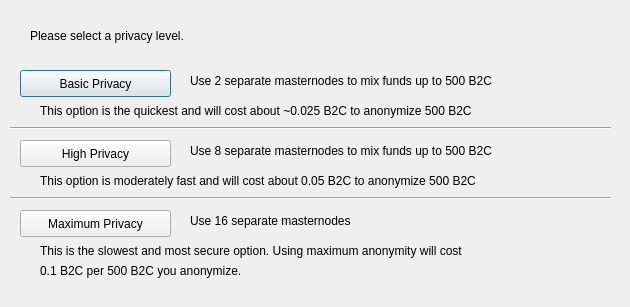
<?xml version="1.0" encoding="UTF-8"?>
<ui version="4.0">
 <class>ObfuscationConfig</class>
 <widget class="QDialog" name="ObfuscationConfig">
  <property name="geometry">
   <rect>
    <x>0</x>
    <y>0</y>
    <width>630</width>
    <height>307</height>
   </rect>
  </property>
  <property name="windowTitle">
   <string>Configure Obfuscation</string>
  </property>
  <widget class="QPushButton" name="buttonBasic">
   <property name="geometry">
    <rect>
     <x>20</x>
     <y>70</y>
     <width>151</width>
     <height>27</height>
    </rect>
   </property>
   <property name="text">
    <string>Basic Privacy</string>
   </property>
  </widget>
  <widget class="QPushButton" name="buttonHigh">
   <property name="geometry">
    <rect>
     <x>20</x>
     <y>140</y>
     <width>151</width>
     <height>27</height>
    </rect>
   </property>
   <property name="text">
    <string>High Privacy</string>
   </property>
  </widget>
  <widget class="QPushButton" name="buttonMax">
   <property name="geometry">
    <rect>
     <x>20</x>
     <y>210</y>
     <width>151</width>
     <height>27</height>
    </rect>
   </property>
   <property name="text">
    <string>Maximum Privacy</string>
   </property>
  </widget>
  <widget class="QLabel" name="label">
   <property name="geometry">
    <rect>
     <x>30</x>
     <y>20</y>
     <width>571</width>
     <height>31</height>
    </rect>
   </property>
   <property name="text">
    <string>Please select a privacy level.</string>
   </property>
  </widget>
  <widget class="QLabel" name="label_2">
   <property name="geometry">
    <rect>
     <x>190</x>
     <y>70</y>
     <width>421</width>
     <height>21</height>
    </rect>
   </property>
   <property name="text">
    <string>Use 2 separate masternodes to mix funds up to 500 B2C</string>
   </property>
  </widget>
  <widget class="QLabel" name="label_3">
   <property name="geometry">
    <rect>
     <x>190</x>
     <y>140</y>
     <width>411</width>
     <height>21</height>
    </rect>
   </property>
   <property name="text">
    <string>Use 8 separate masternodes to mix funds up to 500 B2C</string>
   </property>
  </widget>
  <widget class="QLabel" name="label_4">
   <property name="geometry">
    <rect>
     <x>190</x>
     <y>210</y>
     <width>421</width>
     <height>21</height>
    </rect>
   </property>
   <property name="text">
    <string>Use 16 separate masternodes</string>
   </property>
  </widget>
  <widget class="QLabel" name="label_6">
   <property name="geometry">
    <rect>
     <x>40</x>
     <y>100</y>
     <width>561</width>
     <height>21</height>
    </rect>
   </property>
   <property name="text">
    <string>This option is the quickest and will cost about ~0.025 B2C to anonymize 500 B2C</string>
   </property>
  </widget>
  <widget class="QLabel" name="label_7">
   <property name="geometry">
    <rect>
     <x>40</x>
     <y>170</y>
     <width>561</width>
     <height>21</height>
    </rect>
   </property>
   <property name="text">
    <string>This option is moderately fast and will cost about 0.05 B2C to anonymize 500 B2C</string>
   </property>
  </widget>
  <widget class="QLabel" name="label_8">
   <property name="geometry">
    <rect>
     <x>40</x>
     <y>240</y>
     <width>561</width>
     <height>21</height>
    </rect>
   </property>
   <property name="text">
    <string>This is the slowest and most secure option. Using maximum anonymity will cost</string>
   </property>
  </widget>
  <widget class="QLabel" name="label_9">
   <property name="geometry">
    <rect>
     <x>40</x>
     <y>260</y>
     <width>561</width>
     <height>21</height>
    </rect>
   </property>
   <property name="text">
    <string>0.1 B2C per 500 B2C you anonymize.</string>
   </property>
  </widget>
  <widget class="Line" name="line">
   <property name="geometry">
    <rect>
     <x>10</x>
     <y>120</y>
     <width>601</width>
     <height>16</height>
    </rect>
   </property>
   <property name="orientation">
    <enum>Qt::Horizontal</enum>
   </property>
  </widget>
  <widget class="Line" name="line_2">
   <property name="geometry">
    <rect>
     <x>10</x>
     <y>190</y>
     <width>601</width>
     <height>16</height>
    </rect>
   </property>
   <property name="orientation">
    <enum>Qt::Horizontal</enum>
   </property>
  </widget>
 </widget>
 <resources/>
 <connections/>
</ui>
